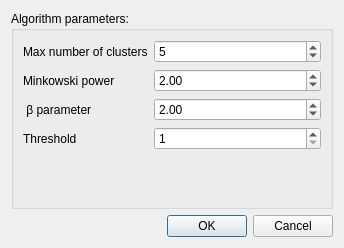
<?xml version="1.0" encoding="UTF-8"?>
<ui version="4.0">
 <class>Dialog</class>
 <widget class="QDialog" name="Dialog">
  <property name="geometry">
   <rect>
    <x>0</x>
    <y>0</y>
    <width>344</width>
    <height>248</height>
   </rect>
  </property>
  <property name="windowTitle">
   <string>A-Ward pβ parameters</string>
  </property>
  <layout class="QVBoxLayout" name="verticalLayout">
   <item>
    <widget class="QGroupBox" name="groupBox">
     <property name="title">
      <string>Algorithm parameters:</string>
     </property>
     <layout class="QFormLayout" name="formLayout">
      <item row="0" column="0">
       <widget class="QLabel" name="clustersNumberLabel">
        <property name="text">
         <string>Max number of clusters</string>
        </property>
       </widget>
      </item>
      <item row="0" column="1">
       <widget class="QSpinBox" name="clusters_number_spin">
        <property name="maximum">
         <number>999999</number>
        </property>
        <property name="value">
         <number>5</number>
        </property>
       </widget>
      </item>
      <item row="1" column="0">
       <widget class="QLabel" name="minkowskiPowerLabel">
        <property name="text">
         <string>Minkowski power</string>
        </property>
       </widget>
      </item>
      <item row="1" column="1">
       <layout class="QHBoxLayout" name="horizontalLayout">
        <item>
         <widget class="QDoubleSpinBox" name="minkowski_power_spin">
          <property name="decimals">
           <number>2</number>
          </property>
          <property name="minimum">
           <double>0.010000000000000</double>
          </property>
          <property name="singleStep">
           <double>0.010000000000000</double>
          </property>
          <property name="value">
           <double>2.000000000000000</double>
          </property>
         </widget>
        </item>
       </layout>
      </item>
      <item row="4" column="0">
       <widget class="QLabel" name="parameterLabel">
        <property name="text">
         <string> β parameter</string>
        </property>
       </widget>
      </item>
      <item row="4" column="1">
       <widget class="QDoubleSpinBox" name="parameter_spin">
        <property name="singleStep">
         <double>0.010000000000000</double>
        </property>
        <property name="value">
         <double>2.000000000000000</double>
        </property>
       </widget>
      </item>
      <item row="5" column="1">
       <widget class="QSpinBox" name="threshold_spin_box">
        <property name="minimum">
         <number>1</number>
        </property>
       </widget>
      </item>
      <item row="5" column="0">
       <widget class="QLabel" name="label">
        <property name="text">
         <string>Threshold</string>
        </property>
       </widget>
      </item>
     </layout>
    </widget>
   </item>
   <item>
    <widget class="QDialogButtonBox" name="buttonBox">
     <property name="orientation">
      <enum>Qt::Horizontal</enum>
     </property>
     <property name="standardButtons">
      <set>QDialogButtonBox::Cancel|QDialogButtonBox::Ok</set>
     </property>
    </widget>
   </item>
  </layout>
 </widget>
 <resources/>
 <connections>
  <connection>
   <sender>buttonBox</sender>
   <signal>accepted()</signal>
   <receiver>Dialog</receiver>
   <slot>accept()</slot>
   <hints>
    <hint type="sourcelabel">
     <x>248</x>
     <y>254</y>
    </hint>
    <hint type="destinationlabel">
     <x>157</x>
     <y>274</y>
    </hint>
   </hints>
  </connection>
  <connection>
   <sender>buttonBox</sender>
   <signal>rejected()</signal>
   <receiver>Dialog</receiver>
   <slot>reject()</slot>
   <hints>
    <hint type="sourcelabel">
     <x>316</x>
     <y>260</y>
    </hint>
    <hint type="destinationlabel">
     <x>286</x>
     <y>274</y>
    </hint>
   </hints>
  </connection>
 </connections>
</ui>
